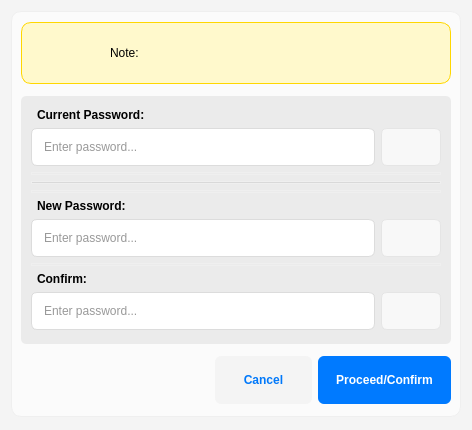
<?xml version="1.0" encoding="UTF-8"?>
<ui version="4.0">
 <class>Dialog</class>
 <widget class="QDialog" name="Dialog">
  <property name="geometry">
   <rect>
    <x>0</x>
    <y>0</y>
    <width>472</width>
    <height>430</height>
   </rect>
  </property>
  <property name="sizePolicy">
   <sizepolicy hsizetype="Preferred" vsizetype="Expanding">
    <horstretch>0</horstretch>
    <verstretch>0</verstretch>
   </sizepolicy>
  </property>
  <property name="windowTitle">
   <string>Dialog</string>
  </property>
  <property name="styleSheet">
   <string notr="true">background-color: rgb(244, 244, 244);</string>
  </property>
  <layout class="QGridLayout" name="gridLayout" rowstretch="0">
   <property name="bottomMargin">
    <number>13</number>
   </property>
   <item row="0" column="0">
    <widget class="QFrame" name="frame">
     <property name="styleSheet">
      <string notr="true">QFrame {
background-color: rgb(251, 251, 251);
border: 1px solid rgb(239, 239, 239);
border-radius: 10px;
}</string>
     </property>
     <property name="frameShape">
      <enum>QFrame::Shape::StyledPanel</enum>
     </property>
     <property name="frameShadow">
      <enum>QFrame::Shadow::Raised</enum>
     </property>
     <layout class="QGridLayout" name="gridLayout_2" rowstretch="0,0,0" columnstretch="0,0">
      <property name="topMargin">
       <number>10</number>
      </property>
      <property name="rightMargin">
       <number>9</number>
      </property>
      <property name="bottomMargin">
       <number>12</number>
      </property>
      <property name="horizontalSpacing">
       <number>6</number>
      </property>
      <property name="verticalSpacing">
       <number>12</number>
      </property>
      <item row="0" column="0" colspan="2">
       <widget class="QWidget" name="widget" native="true">
        <property name="sizePolicy">
         <sizepolicy hsizetype="Expanding" vsizetype="Expanding">
          <horstretch>0</horstretch>
          <verstretch>0</verstretch>
         </sizepolicy>
        </property>
        <property name="minimumSize">
         <size>
          <width>0</width>
          <height>62</height>
         </size>
        </property>
        <property name="styleSheet">
         <string notr="true">background-color: rgb(255, 249, 204);
border-radius: 10px;
border: 1px solid rgb(255, 215, 0);</string>
        </property>
        <layout class="QHBoxLayout" name="horizontalLayout" stretch="1,3">
         <property name="spacing">
          <number>36</number>
         </property>
         <property name="leftMargin">
          <number>21</number>
         </property>
         <property name="topMargin">
          <number>9</number>
         </property>
         <property name="rightMargin">
          <number>9</number>
         </property>
         <property name="bottomMargin">
          <number>9</number>
         </property>
         <item>
          <widget class="QLabel" name="label_4">
           <property name="maximumSize">
            <size>
             <width>32</width>
             <height>32</height>
            </size>
           </property>
           <property name="styleSheet">
            <string notr="true">border: none;</string>
           </property>
           <property name="text">
            <string/>
           </property>
           <property name="pixmap">
            <pixmap>resources/keys.png</pixmap>
           </property>
           <property name="scaledContents">
            <bool>true</bool>
           </property>
          </widget>
         </item>
         <item>
          <widget class="QLabel" name="change_pass_note">
           <property name="styleSheet">
            <string notr="true">border: none;</string>
           </property>
           <property name="text">
            <string>Note: </string>
           </property>
           <property name="alignment">
            <set>Qt::AlignmentFlag::AlignLeading|Qt::AlignmentFlag::AlignLeft|Qt::AlignmentFlag::AlignVCenter</set>
           </property>
           <property name="wordWrap">
            <bool>true</bool>
           </property>
          </widget>
         </item>
        </layout>
       </widget>
      </item>
      <item row="1" column="0" colspan="2">
       <widget class="QWidget" name="widget_2" native="true">
        <property name="sizePolicy">
         <sizepolicy hsizetype="MinimumExpanding" vsizetype="MinimumExpanding">
          <horstretch>0</horstretch>
          <verstretch>0</verstretch>
         </sizepolicy>
        </property>
        <property name="styleSheet">
         <string notr="true">background-color: rgb(235, 235, 235);
border-radius: 5px;</string>
        </property>
        <layout class="QVBoxLayout" name="verticalLayout" stretch="0,1,0,0,0,0,0,0,0,0">
         <property name="spacing">
          <number>6</number>
         </property>
         <property name="leftMargin">
          <number>10</number>
         </property>
         <property name="topMargin">
          <number>12</number>
         </property>
         <property name="rightMargin">
          <number>10</number>
         </property>
         <property name="bottomMargin">
          <number>14</number>
         </property>
         <item>
          <widget class="QLabel" name="label_2">
           <property name="font">
            <font>
             <bold>true</bold>
            </font>
           </property>
           <property name="styleSheet">
            <string notr="true">border: none;</string>
           </property>
           <property name="text">
            <string>Current Password:</string>
           </property>
           <property name="indent">
            <number>6</number>
           </property>
          </widget>
         </item>
         <item>
          <layout class="QGridLayout" name="gridLayout_3" rowstretch="0" columnstretch="10,0">
           <item row="0" column="0">
            <widget class="QLineEdit" name="change_pass_cp_box">
             <property name="sizePolicy">
              <sizepolicy hsizetype="Expanding" vsizetype="Expanding">
               <horstretch>0</horstretch>
               <verstretch>0</verstretch>
              </sizepolicy>
             </property>
             <property name="styleSheet">
              <string notr="true">QLineEdit {
    background-color: #ffffff;
    border: 1px solid #dcdcdc;
    border-radius: 6px;
    padding-left: 10px; /* space for icon */
    padding-right: 10px;
    padding-top: 6px;
    padding-bottom: 6px;
    font: 12px 'Segoe UI', sans-serif;
    color: #333333;
}

QLineEdit:focus {
    border: 1px solid #4a90e2;
    outline: none;
}</string>
             </property>
             <property name="echoMode">
              <enum>QLineEdit::EchoMode::Password</enum>
             </property>
             <property name="placeholderText">
              <string>Enter password...</string>
             </property>
             <property name="clearButtonEnabled">
              <bool>true</bool>
             </property>
            </widget>
           </item>
           <item row="0" column="1">
            <widget class="QPushButton" name="cp_visibility_btn">
             <property name="sizePolicy">
              <sizepolicy hsizetype="MinimumExpanding" vsizetype="MinimumExpanding">
               <horstretch>0</horstretch>
               <verstretch>0</verstretch>
              </sizepolicy>
             </property>
             <property name="minimumSize">
              <size>
               <width>0</width>
               <height>0</height>
              </size>
             </property>
             <property name="maximumSize">
              <size>
               <width>60</width>
               <height>16777215</height>
              </size>
             </property>
             <property name="font">
              <font>
               <pointsize>13</pointsize>
               <kerning>false</kerning>
               <fontweight>DemiBold</fontweight>
              </font>
             </property>
             <property name="cursor">
              <cursorShape>PointingHandCursor</cursorShape>
             </property>
             <property name="toolTip">
              <string>Click to see password.</string>
             </property>
             <property name="styleSheet">
              <string notr="true">    QPushButton {
	background-color: rgb(248, 248, 248);
		color: rgb(0, 0, 0);
        border: 1px solid rgb(229, 229, 229);
        border-radius: 6px;
        padding: 8px 18px;
        font-weight: 600;
    }
    QPushButton:hover {
		background-color: rgb(0, 122, 255);
		color: rgb(255, 255, 255);
    }
    QPushButton:pressed {
	background-color: rgb(0, 113, 234);
		color: rgb(255, 255, 255);
    }</string>
             </property>
             <property name="text">
              <string/>
             </property>
             <property name="icon">
              <iconset>
               <normaloff>resources/icons8-visible-100.png</normaloff>resources/icons8-visible-100.png</iconset>
             </property>
             <property name="iconSize">
              <size>
               <width>30</width>
               <height>30</height>
              </size>
             </property>
             <property name="checkable">
              <bool>false</bool>
             </property>
             <property name="flat">
              <bool>false</bool>
             </property>
            </widget>
           </item>
          </layout>
         </item>
         <item>
          <widget class="Line" name="line_2">
           <property name="orientation">
            <enum>Qt::Orientation::Horizontal</enum>
           </property>
          </widget>
         </item>
         <item>
          <widget class="Line" name="line">
           <property name="styleSheet">
            <string notr="true">background-color: rgb(217, 217, 217);</string>
           </property>
           <property name="orientation">
            <enum>Qt::Orientation::Horizontal</enum>
           </property>
          </widget>
         </item>
         <item>
          <widget class="Line" name="line_3">
           <property name="orientation">
            <enum>Qt::Orientation::Horizontal</enum>
           </property>
          </widget>
         </item>
         <item>
          <widget class="QLabel" name="label_3">
           <property name="font">
            <font>
             <bold>true</bold>
            </font>
           </property>
           <property name="styleSheet">
            <string notr="true">border: none;</string>
           </property>
           <property name="text">
            <string>New Password:</string>
           </property>
           <property name="indent">
            <number>6</number>
           </property>
          </widget>
         </item>
         <item>
          <layout class="QGridLayout" name="gridLayout_4" columnstretch="10,1">
           <item row="0" column="0">
            <widget class="QLineEdit" name="change_pass_np_box">
             <property name="sizePolicy">
              <sizepolicy hsizetype="Expanding" vsizetype="Expanding">
               <horstretch>0</horstretch>
               <verstretch>0</verstretch>
              </sizepolicy>
             </property>
             <property name="styleSheet">
              <string notr="true">QLineEdit {
    background-color: #ffffff;
    border: 1px solid #dcdcdc;
    border-radius: 6px;
    padding-left: 10px; /* space for icon */
    padding-right: 10px;
    padding-top: 6px;
    padding-bottom: 6px;
    font: 12px 'Segoe UI', sans-serif;
    color: #333333;
}

QLineEdit:focus {
    border: 1px solid #4a90e2;
    outline: none;
}</string>
             </property>
             <property name="echoMode">
              <enum>QLineEdit::EchoMode::Password</enum>
             </property>
             <property name="placeholderText">
              <string>Enter password...</string>
             </property>
             <property name="clearButtonEnabled">
              <bool>true</bool>
             </property>
            </widget>
           </item>
           <item row="0" column="1">
            <widget class="QPushButton" name="np_visibility_btn">
             <property name="sizePolicy">
              <sizepolicy hsizetype="Expanding" vsizetype="Expanding">
               <horstretch>0</horstretch>
               <verstretch>0</verstretch>
              </sizepolicy>
             </property>
             <property name="minimumSize">
              <size>
               <width>0</width>
               <height>0</height>
              </size>
             </property>
             <property name="maximumSize">
              <size>
               <width>60</width>
               <height>16777215</height>
              </size>
             </property>
             <property name="font">
              <font>
               <pointsize>13</pointsize>
               <kerning>false</kerning>
               <fontweight>DemiBold</fontweight>
              </font>
             </property>
             <property name="cursor">
              <cursorShape>PointingHandCursor</cursorShape>
             </property>
             <property name="toolTip">
              <string>Click to see password.</string>
             </property>
             <property name="styleSheet">
              <string notr="true">    QPushButton {
	background-color: rgb(248, 248, 248);
		color: rgb(0, 0, 0);
        border: 1px solid rgb(229, 229, 229);
        border-radius: 6px;
        padding: 8px 18px;
        font-weight: 600;
    }
    QPushButton:hover {
		background-color: rgb(0, 122, 255);
		color: rgb(255, 255, 255);
    }
    QPushButton:pressed {
	background-color: rgb(0, 113, 234);
		color: rgb(255, 255, 255);
    }</string>
             </property>
             <property name="text">
              <string/>
             </property>
             <property name="icon">
              <iconset>
               <normaloff>resources/icons8-visible-100.png</normaloff>resources/icons8-visible-100.png</iconset>
             </property>
             <property name="iconSize">
              <size>
               <width>30</width>
               <height>30</height>
              </size>
             </property>
             <property name="checkable">
              <bool>false</bool>
             </property>
             <property name="flat">
              <bool>false</bool>
             </property>
            </widget>
           </item>
          </layout>
         </item>
         <item>
          <widget class="Line" name="line_4">
           <property name="orientation">
            <enum>Qt::Orientation::Horizontal</enum>
           </property>
          </widget>
         </item>
         <item>
          <widget class="QLabel" name="label">
           <property name="sizePolicy">
            <sizepolicy hsizetype="MinimumExpanding" vsizetype="MinimumExpanding">
             <horstretch>0</horstretch>
             <verstretch>0</verstretch>
            </sizepolicy>
           </property>
           <property name="font">
            <font>
             <bold>true</bold>
            </font>
           </property>
           <property name="styleSheet">
            <string notr="true">border: none;</string>
           </property>
           <property name="text">
            <string>Confirm:</string>
           </property>
           <property name="indent">
            <number>6</number>
           </property>
          </widget>
         </item>
         <item>
          <layout class="QGridLayout" name="gridLayout_5" columnstretch="10,1">
           <item row="0" column="0">
            <widget class="QLineEdit" name="change_pass_confirm_box">
             <property name="sizePolicy">
              <sizepolicy hsizetype="Expanding" vsizetype="Expanding">
               <horstretch>0</horstretch>
               <verstretch>0</verstretch>
              </sizepolicy>
             </property>
             <property name="styleSheet">
              <string notr="true">QLineEdit {
    background-color: #ffffff;
    border: 1px solid #dcdcdc;
    border-radius: 6px;
    padding-left: 10px; /* space for icon */
    padding-right: 10px;
    padding-top: 6px;
    padding-bottom: 6px;
    font: 12px 'Segoe UI', sans-serif;
    color: #333333;
}

QLineEdit:focus {
    border: 1px solid #4a90e2;
    outline: none;
}</string>
             </property>
             <property name="echoMode">
              <enum>QLineEdit::EchoMode::Password</enum>
             </property>
             <property name="placeholderText">
              <string>Enter password...</string>
             </property>
             <property name="clearButtonEnabled">
              <bool>true</bool>
             </property>
            </widget>
           </item>
           <item row="0" column="1">
            <widget class="QPushButton" name="changepass_visibility_btn">
             <property name="sizePolicy">
              <sizepolicy hsizetype="Expanding" vsizetype="Expanding">
               <horstretch>0</horstretch>
               <verstretch>0</verstretch>
              </sizepolicy>
             </property>
             <property name="minimumSize">
              <size>
               <width>0</width>
               <height>0</height>
              </size>
             </property>
             <property name="maximumSize">
              <size>
               <width>60</width>
               <height>16777215</height>
              </size>
             </property>
             <property name="font">
              <font>
               <pointsize>13</pointsize>
               <kerning>false</kerning>
               <fontweight>DemiBold</fontweight>
              </font>
             </property>
             <property name="cursor">
              <cursorShape>PointingHandCursor</cursorShape>
             </property>
             <property name="toolTip">
              <string>Click to see password.</string>
             </property>
             <property name="styleSheet">
              <string notr="true">    QPushButton {
	background-color: rgb(248, 248, 248);
		color: rgb(0, 0, 0);
        border: 1px solid rgb(229, 229, 229);
        border-radius: 6px;
        padding: 8px 18px;
        font-weight: 600;
    }
    QPushButton:hover {
		background-color: rgb(0, 122, 255);
		color: rgb(255, 255, 255);
    }
    QPushButton:pressed {
	background-color: rgb(0, 113, 234);
		color: rgb(255, 255, 255);
    }</string>
             </property>
             <property name="text">
              <string/>
             </property>
             <property name="icon">
              <iconset>
               <normaloff>resources/icons8-visible-100.png</normaloff>resources/icons8-visible-100.png</iconset>
             </property>
             <property name="iconSize">
              <size>
               <width>30</width>
               <height>30</height>
              </size>
             </property>
             <property name="checkable">
              <bool>false</bool>
             </property>
             <property name="flat">
              <bool>false</bool>
             </property>
            </widget>
           </item>
          </layout>
         </item>
        </layout>
       </widget>
      </item>
      <item row="2" column="0" colspan="2">
       <layout class="QGridLayout" name="gridLayout_7" columnstretch="2,1,1">
        <property name="horizontalSpacing">
         <number>6</number>
        </property>
        <item row="0" column="2">
         <widget class="QPushButton" name="admin_change_pass_btn">
          <property name="sizePolicy">
           <sizepolicy hsizetype="Expanding" vsizetype="Expanding">
            <horstretch>0</horstretch>
            <verstretch>0</verstretch>
           </sizepolicy>
          </property>
          <property name="styleSheet">
           <string notr="true">    QPushButton {
  		background-color: rgb(0, 122, 255);
		color: rgb(255, 255, 255);
        border: none;
        border-radius: 6px;
        padding: 8px 18px;
        font-weight: 600;
    }
    QPushButton:hover {
	background-color: rgb(249, 249, 249);
	color: rgb(0, 122, 255);
    }
    QPushButton:pressed {
	background-color: rgb(0, 113, 234);
		color: rgb(255, 255, 255);
    }</string>
          </property>
          <property name="text">
           <string>Proceed/Confirm</string>
          </property>
         </widget>
        </item>
        <item row="0" column="0">
         <spacer name="horizontalSpacer_2">
          <property name="orientation">
           <enum>Qt::Orientation::Horizontal</enum>
          </property>
          <property name="sizeHint" stdset="0">
           <size>
            <width>40</width>
            <height>20</height>
           </size>
          </property>
         </spacer>
        </item>
        <item row="0" column="1">
         <widget class="QPushButton" name="admin_change_cancel_btn">
          <property name="sizePolicy">
           <sizepolicy hsizetype="Expanding" vsizetype="Expanding">
            <horstretch>0</horstretch>
            <verstretch>0</verstretch>
           </sizepolicy>
          </property>
          <property name="styleSheet">
           <string notr="true">    QPushButton {
	color: rgb(0, 120, 250);
        border: none;
        border-radius: 6px;
        padding: 8px 18px;
        font-weight: 600;
    }
    QPushButton:hover {
		background-color: rgb(251, 251, 251);
		color: rgb(0, 120, 250);
		text-decoration: underline;
    }
    QPushButton:pressed {
		background-color: rgb(0, 122, 255);
		color: rgb(255, 255, 255);
    }</string>
          </property>
          <property name="text">
           <string>Cancel</string>
          </property>
         </widget>
        </item>
       </layout>
      </item>
     </layout>
    </widget>
   </item>
  </layout>
 </widget>
 <resources/>
 <connections/>
</ui>
